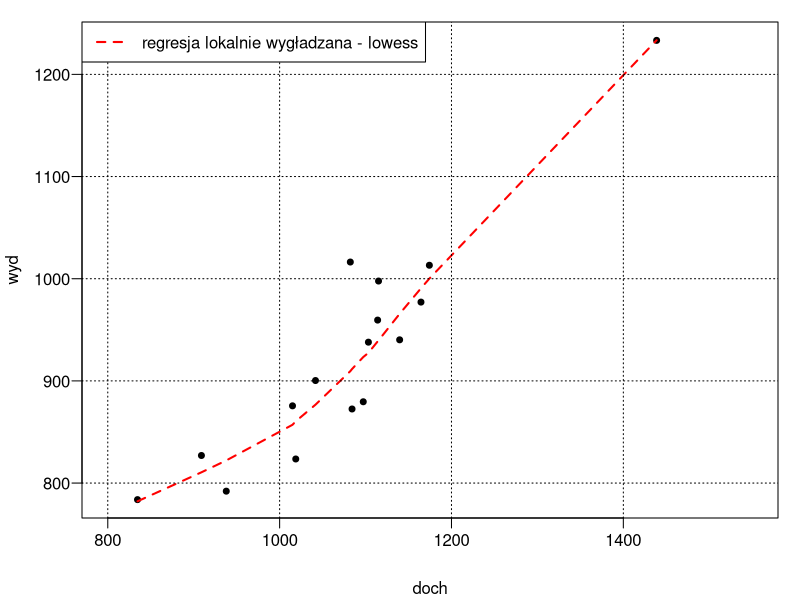

Reproduce this figure in R.
## ---- chunk 1
wyd <- c(997.73, 1233.28, 900.35, 959.51, 826.98, 783.78, 823.56, 792.07, 937.9, 879.57,
         940.2, 1013.17, 1016.33, 875.59, 977.11, 872.5) # wydatki
doch <- c(1115.1, 1438.73, 1041.73, 1114.05, 908.99, 834.59, 1018.77, 937.89, 1103.32,
          1097.33, 1139.67, 1174.26, 1082.27, 1014.99, 1164.50, 1084.28) # dochody
# liczba gospodarstw domowych objętych badaniem:
gd <- c(2735,5366,3104,4381,2205,1932,1208,1258,989,3143,1627,2939,1017,1965,2039,1394)
t <- data.frame(doch,wyd)
## ---- chunk 2
par(mar=c(4,4,1,1)+0.1, mgp=c(3,0.6,0),las=1)
plot(doch,wyd,cex=1.2,pch=20,xlim=c(800,1550))
lines(lowess(t),lwd=2,lty=2,col="red"); grid(col="black")
legend("topleft",c("regresja lokalnie wygładzana - lowess"),lty=2,lwd=2, col="red",bg="white")
